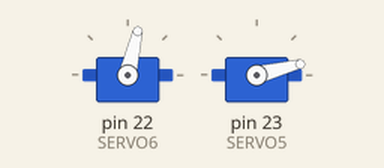
Bench run of a sketch on a simulated Arduino Mega 2560, built with avr-gcc and run on an emulated ATmega2560. Parts: 2 × servo. What the sketch prints to the serial monitor is not drawn.

Above: at 1.05 s.
Timing chart, 0 to 5.6 s (numbered marks = the images above):
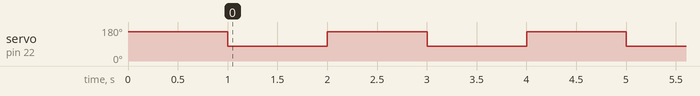

The sketch:

summerbot-bee.ino
```cpp
#include "Bee.h"
#include "pinout.h"
#include <Servo.h>

Bee *bee;
Servo *left;
Servo *right;

void setup() {

	Serial.begin(9600);
	delay(1);
	left = new Servo;
	right = new Servo;
	right->write(180 - (BEE_OFFSET + RETRACTED));
	left->attach(SERVO6);
	right->attach(SERVO5);

	bee = new Bee(left, right, false);
	Serial.println("init");

	delay(1000);

}

void loop() {

	bee->deploy();
	delay(1000);
	bee->retract();
	delay(1000);

}
```

Bee.cpp
```cpp
//---headers
#include "Bee.h"

//---functions

/**
  *  left servo, right servo, side : true = left
  */

Bee::Bee(Servo *left, Servo *right, bool side) {

	left_ = left;
	right_ = right;
	left_->write(RETRACTED);
	right_->write(180 - (BEE_OFFSET + RETRACTED));
	side_ = !side;

}

void Bee::deploy() {

	if(side_ == true) {
		if(left_->read() != DEPLOYED){
			left_->write(DEPLOYED);
		}
	} else {
		if(right_->read() != 180 - (BEE_OFFSET + DEPLOYED)) {
			right_->write(180 - (BEE_OFFSET + DEPLOYED));
		}
	}
}

void Bee::retract() {

	if(side_ == true) {
		if(left_->read() != RETRACTED){
			left_->write(RETRACTED);
		}
	} else {
		if(right_->read() != 180 - (BEE_OFFSET + RETRACTED)) {
			right_->write(180 - (BEE_OFFSET + RETRACTED));
		}
	}
}

bool Bee::isBusy() {

	return false;
}
```

Bee.h
```cpp
#ifndef BEE_H
#define BEE_H 1

//Standard headers
#include <Arduino.h>
#include <Servo.h>

#define BEE_OFFSET 11 //on the right servo
#define DEPLOYED 77
#define RETRACTED 155

class Bee {

public :


	Bee(Servo *left, Servo *right, bool side);

	void deploy();
	void retract();

	bool isBusy();

private :

	bool side_;
	Servo *left_;
	Servo *right_;

};

#endif
```

pinout.h
```cpp
//servo
#define SERVO1 2
#define SERVO2 3
#define SERVO3 4
#define SERVO4 5
#define SERVO5 23
#define SERVO6 22
#define SERVO7 21
#define SERVO8 20
//ir
#define IRS1 A5
#define IRS2 A4
#define IRS3 A3
#define IRS4 A2
#define IRS5 A1
#define IRS6 A0
#define IRS7 A22
#define IRS8 A21
//us
#define USS1 34
#define USS2 33
//btns
#define BTN1 38
#define BTN2 37
#define BTN3 36
#define BTN5 35
#define SIDE 39
#define DIST_FRONT 27
#define DIST_BACK 28
#define STARTER 6
//eink
#define EINK_BUSY 7
#define EINK_RST 8
#define EINK_DC 9
#define EINK_CS 10
#define EINK_DIN 11
#define EINK_CLK 13
//stepper
#define M1 26
#define M2 25
#define M3 24
#define R_STEP 29
#define L_STEP 30
#define R_DIR 31
#define L_DIR 32
```

Measured:
- by itself, servo on pin 22 (SERVO6): alternates 155° for 1.0 s and 77° for 1.0 s
